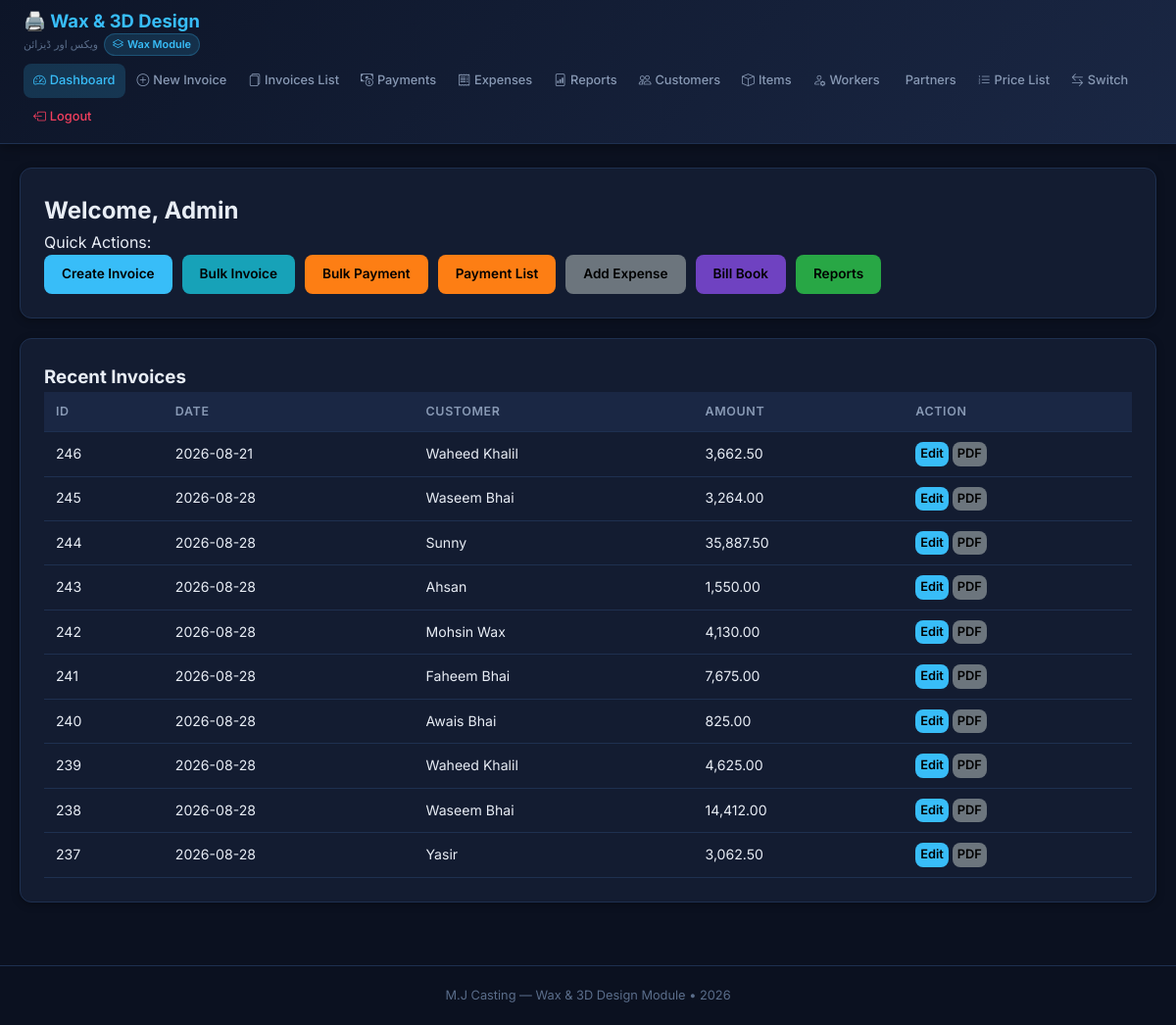
/wax/index.php (signed in), run on the app's committed database.
### tables this page shows
CREATE TABLE `wax_invoices` (
  `id` int(11) NOT NULL,
  `customer_id` int(11) NOT NULL,
  `invoice_date` date NOT NULL,
  `total_amount` decimal(12,2) NOT NULL DEFAULT 0.00,
  `editable_flag` tinyint(1) DEFAULT 1,
  `created_by` int(11) DEFAULT 1,
  `created_at` timestamp NOT NULL DEFAULT current_timestamp()
);

CREATE TABLE `wax_customers` (
  `id` int(11) NOT NULL,
  `name` varchar(100) NOT NULL,
  `contact` varchar(50) DEFAULT NULL,
  `address` text DEFAULT NULL,
  `opening_balance` decimal(10,2) DEFAULT 0.00,
  `billing_style` enum('weekly','monthly','cash') DEFAULT 'cash',
  `active` tinyint(1) DEFAULT 1,
  `created_at` timestamp NOT NULL DEFAULT current_timestamp()
);

### wax/includes/functions.php (called while the page is built, shortened)
<?php
function format_currency($amount) {
    return number_format($amount, 2);
}

### wax/index.php (the view, shortened to what this page needs)
<?php
require_once __DIR__ . '/includes/functions.php';
include __DIR__ . '/templates/header.php';
?>
<div class="card">
    <h2>Welcome, <?= htmlspecialchars($_SESSION['user_name'] ?? 'User') ?></h2>
    <p>Quick Actions:</p>
    <div style="display: flex; gap: 10px; flex-wrap: wrap;">
        <a href="invoice_create.php" class="btn btn-primary">Create Invoice</a>
        <a href="bulk_invoice.php" class="btn btn-primary" style="background-color: #17a2b8;">Bulk Invoice</a>
        <a href="bulk_payment.php" class="btn btn-primary" style="background-color: #fd7e14;">Bulk Payment</a>
        <a href="payments.php" class="btn btn-primary" style="background-color: #fd7e14;">Payment List</a>
        <a href="expenses.php" class="btn btn-primary" style="background-color: #6c757d;">Add Expense</a>
        <a href="report_bill_book.php" class="btn btn-primary" style="background-color: #6f42c1;">Bill Book</a>
        <a href="reports.php" class="btn btn-primary" style="background-color: #28a745;">Reports</a>
    </div>
</div>
<div class="card">
    <h3>Recent Invoices</h3>
    <table>
        <thead>
            <tr>
                <th>ID</th>
                <th>Date</th>
                <th>Customer</th>
                <th>Amount</th>
                <th>Action</th>
            </tr>
        </thead>
        <tbody>
            <?php
            $pdo = getDB();
            $stmt = $pdo->query("
                SELECT i.id, i.invoice_date, c.name as customer_name, i.total_amount
                FROM wax_invoices i
                JOIN wax_customers c ON i.customer_id = c.id
                ORDER BY i.id DESC LIMIT 10
            ");
            while ($row = $stmt->fetch()):
            ?>
            <tr>
                <td><?= $row['id'] ?></td>
                <td><?= $row['invoice_date'] ?></td>
                <td><?= htmlspecialchars($row['customer_name']) ?></td>
                <td><?= format_currency($row['total_amount']) ?></td>
                <td>
                    <a href="invoice_edit.php?id=<?= $row['id'] ?>" class="btn btn-primary" style="padding: 2px 5px; font-size: 0.8rem;">Edit</a>
                    <a href="invoice_print.php?id=<?= $row['id'] ?>" target="_blank" class="btn btn-primary" style="padding: 2px 5px; font-size: 0.8rem; background: #6c757d;">PDF</a>
                </td>
            </tr>
            <?php endwhile; ?>
        </tbody>
    </table>
</div>
<?php include __DIR__ . '/templates/footer.php'; ?>

### wax/templates/header.php (style rules this page uses)
*, *::before, *::after { box-sizing: border-box; margin: 0; padding: 0; }
:root { --primary: #38bdf8; --primary-dark: #0284c7; --success: #10b981; --danger: #f43f5e; --warning: #f59e0b; --border: #1e3050; --bg-card: #131c31; --bg-body: #0b1120; --text-primary: #e8edf5; --text-secondary: #8899b4; --text-muted: #5a6d8a; --shadow: 0 2px 8px rgba(0,0,0,0.3); }
html, body { width: 100%; min-height: 100vh; font-family: 'Inter', -apple-system, sans-serif; background: var(--bg-body); color: var(--text-primary); line-height: 1.6; }
.card { background: var(--bg-card); border: 1px solid var(--border); border-radius: 12px; padding: 24px; margin-bottom: 20px; box-shadow: var(--shadow); }
h2, h3 { margin-top: 0; color: var(--text-primary); }
table { width: 100%; border-collapse: collapse; }
th, td { padding: 10px 12px; text-align: left; border-bottom: 1px solid var(--border); font-size: 0.88rem; }
th { background: #1a2744; color: var(--text-secondary); font-weight: 600; font-size: 0.78rem; text-transform: uppercase; letter-spacing: 0.05em; }
.btn { display: inline-flex; align-items: center; gap: 5px; padding: 9px 18px; border-radius: 8px; font-size: 0.85rem; font-weight: 600; text-decoration: none; border: none; cursor: pointer; transition: all 0.2s; font-family: 'Inter', sans-serif; }
.btn-primary { background: var(--primary); color: #000; }

### data on the page
wax_invoices: id "246", invoice_date "2026-08-21", customer.name "Waheed Khalil", total_amount "3,662.50"
wax_invoices: id "245", invoice_date "2026-08-28", customer.name "Waseem Bhai", total_amount "3,264.00"
wax_invoices: id "244", invoice_date "2026-08-28", customer.name "Sunny", total_amount "35,887.50"
wax_invoices: id "243", invoice_date "2026-08-28", customer.name "Ahsan", total_amount "1,550.00"
wax_invoices: id "242", invoice_date "2026-08-28", customer.name "Mohsin Wax", total_amount "4,130.00"
wax_invoices: id "241", invoice_date "2026-08-28", customer.name "Faheem Bhai", total_amount "7,675.00"
wax_invoices: id "240", invoice_date "2026-08-28", customer.name "Awais Bhai", total_amount "825.00"
wax_invoices: id "239", invoice_date "2026-08-28", customer.name "Waheed Khalil", total_amount "4,625.00"
wax_invoices: id "238", invoice_date "2026-08-28", customer.name "Waseem Bhai", total_amount "14,412.00"
wax_invoices: id "237", invoice_date "2026-08-28", customer.name "Yasir", total_amount "3,062.50"

### other printed values
$_SESSION['user_name'] "Admin"
